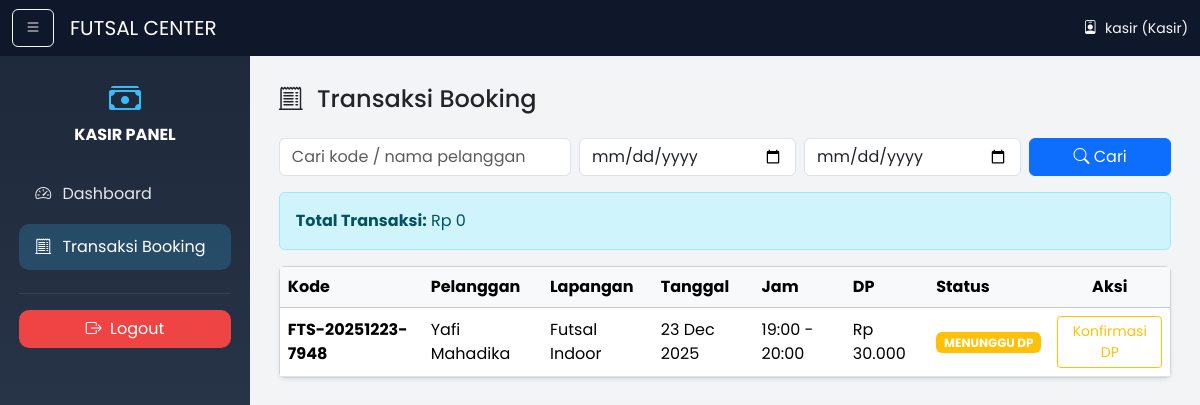
Screenshot of /kasir/transaksi.php (signed in) with the database file from the repository.
### tables this page shows
CREATE TABLE `booking` (
  `id` int(11) NOT NULL,
  `kode_booking` varchar(30) DEFAULT NULL,
  `lapangan_id` int(11) NOT NULL,
  `tanggal` date NOT NULL,
  `jam_mulai` time NOT NULL,
  `jam_selesai` time NOT NULL,
  `nama_pelanggan` varchar(100) NOT NULL,
  `no_hp` varchar(20) NOT NULL,
  `email` varchar(100) DEFAULT NULL,
  `status` enum('MENUNGGU_DP','DP','LUNAS','GAGAL') DEFAULT 'MENUNGGU_DP',
  `dp_wajib` decimal(10,2) DEFAULT NULL,
  `created_at` datetime DEFAULT current_timestamp()
);

CREATE TABLE `lapangan` (
  `id` int(11) NOT NULL,
  `nama` varchar(50) NOT NULL
);

### kasir/transaksi.php (the view, shortened to what this page needs)
<?php
require_once '../config/koneksi.php';
$where = [];
$search = $_GET['search'] ?? '';
$dari = $_GET['dari'] ?? '';
$sampai = $_GET['sampai'] ?? '';
$whereSQL = $where ? "WHERE " . implode(" AND ", $where) : "";
$sql = "
    SELECT b.*, l.nama AS lapangan
    FROM booking b
    JOIN lapangan l ON b.lapangan_id = l.id
    $whereSQL
    ORDER BY b.created_at DESC
";
$stmt = $koneksi->prepare($sql);
$stmt->execute();
$data = $stmt->get_result();
$whereTotal = $where;
$whereTotal[] = "b.status IN ('DP','LUNAS')";
$whereTotalSQL = "WHERE " . implode(" AND ", $whereTotal);
$sqlTotal = "
    SELECT SUM(b.dp_wajib) AS total
    FROM booking b
    $whereTotalSQL
";
$stmtTotal = $koneksi->prepare($sqlTotal);
$stmtTotal->execute();
$total = $stmtTotal->get_result()->fetch_assoc()['total'] ?? 0;
?>
<h4 class="mb-4">
    <i class="bi bi-receipt-cutoff me-2"></i> Transaksi Booking
</h4>
<form method="GET" class="row g-2 mb-3">
    <div class="col-md-4">
        <input type="text" name="search" class="form-control" placeholder="Cari kode / nama pelanggan"
            value="<?= htmlspecialchars($search) ?>">
    </div>
    <div class="col-md-3">
        <input type="date" name="dari" class="form-control" value="<?= $dari ?>">
    </div>
    <div class="col-md-3">
        <input type="date" name="sampai" class="form-control" value="<?= $sampai ?>">
    </div>
    <div class="col-md-2 d-grid">
        <button class="btn btn-primary">
            <i class="bi bi-search"></i> Cari
        </button>
    </div>
</form>
<div class="alert alert-info mb-3">
    <strong>Total Transaksi:</strong>
    Rp <?= number_format($total, 0, ',', '.') ?>
</div>
<div class="card shadow-sm">
    <div class="card-body p-0">
        <table class="table table-hover align-middle mb-0">
            <thead class="table-light">
                <tr>
                    <th>Kode</th>
                    <th>Pelanggan</th>
                    <th>Lapangan</th>
                    <th>Tanggal</th>
                    <th>Jam</th>
                    <th>DP</th>
                    <th>Status</th>
                    <th class="text-center">Aksi</th>
                </tr>
            </thead>
            <tbody>
                <?php while ($b = $data->fetch_assoc()): ?>
                    <tr>
                        <td><strong><?= $b['kode_booking'] ?></strong></td>
                        <td><?= htmlspecialchars($b['nama_pelanggan']) ?></td>
                        <td><?= $b['lapangan'] ?></td>
                        <td><?= date('d M Y', strtotime($b['tanggal'])) ?></td>
                        <td>
                            <?= substr($b['jam_mulai'], 0, 5) ?> -
                            <?= substr($b['jam_selesai'], 0, 5) ?>
                        </td>
                        <td>Rp <?= number_format($b['dp_wajib'], 0, ',', '.') ?></td>
                        <td>
                            <?php
                            $badge = [
                                'MENUNGGU_DP' => 'warning',
                                'DP' => 'info',
                                'LUNAS' => 'success',
                                'GAGAL' => 'secondary'
                            ];
                            ?>
                            <span class="badge bg-<?= $badge[$b['status']] ?>">
                                <?= str_replace('_', ' ', $b['status']) ?>
                            </span>
                        </td>
                        <td class="text-center">
                            <?php if ($b['status'] === 'MENUNGGU_DP'): ?>
                                <button class="btn btn-sm btn-outline-warning" data-bs-toggle="modal"
                                    data-bs-target="#modalDP<?= $b['id'] ?>">
                                    Konfirmasi DP
                                </button>
                            <?php else: ?>
                                <span class="text-muted small">-</span>
                            <?php endif; ?>
                        </td>
                    </tr>
                <?php endwhile; ?>
            </tbody>
        </table>
    </div>
</div>
<?php
require 'layout.php';

### kasir/layout.php (style rules this page uses)
body { font-family: 'Poppins', sans-serif; background: #f3f4f6; }

### rows the page displays
booking: kode_booking "FTS-20251223-7948", nama_pelanggan "Yafi Mahadika", lapangan.nama "Futsal Indoor", tanggal "23 Dec 2025", jam_mulai "19:00", jam_selesai "20:00", dp_wajib "30.000", status "MENUNGGU DP"

### other values shown
$_SESSION['nama'] "kasir"
$total "0"
